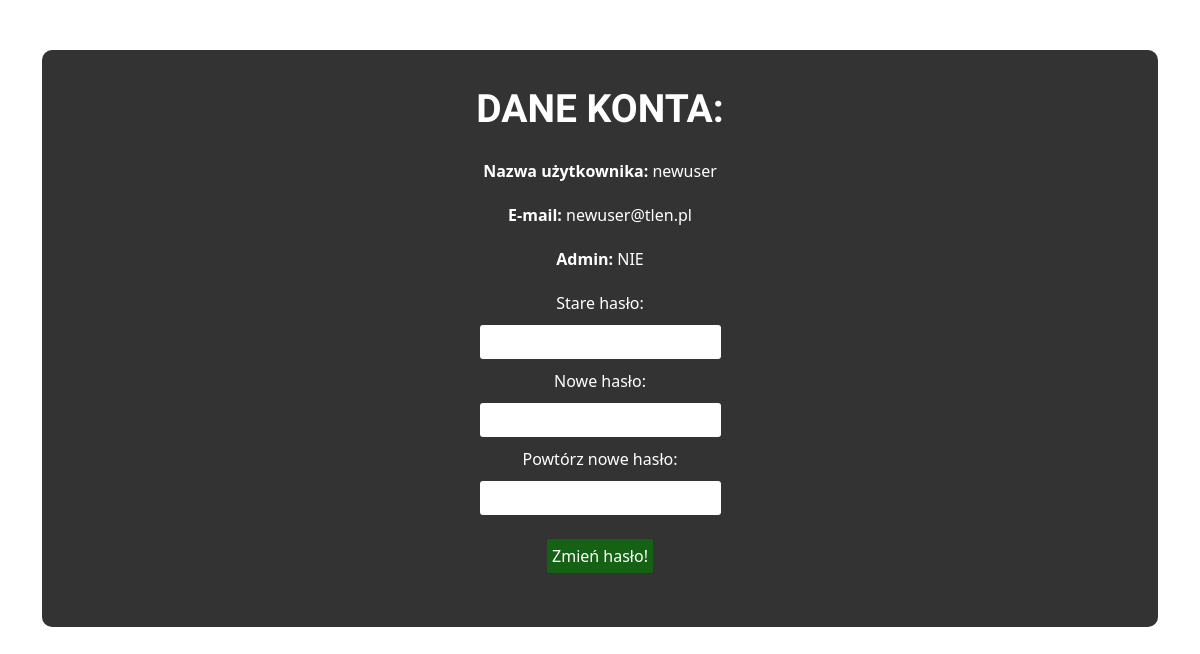
The app's page /profil.php (signed in) with its own data.
### tables this page shows
CREATE TABLE `uzytkownicy` (
  `id` int(3) NOT NULL,
  `uzytkownik` text NOT NULL,
  `haslo` text DEFAULT NULL,
  `email` text NOT NULL,
  `admin` tinyint(1) NOT NULL
);

### profil.php (the view, shortened to what this page needs)
<?php
        $tokengoogle=true;
        if(!isset($_SESSION['logowanie_google'])){
            $tokengoogle=false;
        }
    require_once "polaczenie.php";
	$polaczenie = @new mysqli($host, $db_user, $db_password, $db_name);
	if ($polaczenie->connect_errno!=0)
	{
		echo "Error: ".$polaczenie->connect_errno;
	}
	else{
    if(!$tokengoogle){
    $iduzyt=$_SESSION['id'];
    $wynik=$polaczenie->query("SELECT * FROM uzytkownicy WHERE id='$iduzyt'");
    $wiersz=$wynik->fetch_assoc();
    $nazwa=$wiersz['uzytkownik'];
    $email=$wiersz['email'];
    $admin=$wiersz['admin'];
    if($admin == 0){
      $admin = "NIE";
    } else {
      $admin = "TAK";
    }
}
}
?>
<!DOCTYPE html>
<html lang="pl">
<head>
  <link rel="stylesheet" href="styles/main.css?v=<?php echo time(); ?>">
  <link rel="stylesheet" href="styles/profil.css?v=<?php echo time(); ?>">
  <link href="https://cdn.jsdelivr.net/npm/bootstrap@5.1.1/dist/css/bootstrap.min.css" rel="stylesheet">
</head>
<body>
  <nav>
    <button class="hamburger">
      <span class="hamburger__box">
        <span class="hamburger__inner"></span>
      </span>
    </button>
  </nav>
  <div class="container color-white text-center font-size-small">
    <div class="content">
      <?php
if(!$tokengoogle){
echo '<div class="title"><b>DANE KONTA: </b></div>';
echo '<div class="item"><b>Nazwa użytkownika: </b>'.$nazwa.'</div>';
echo '<div class="item"><b>E-mail: </b>'.$email.'</div>';
echo '<div class="item"><b>Admin: </b>'.$admin.'</div>';
echo '<form method="POST">';
echo '<div class="item">Stare hasło:</div><input type="password" name="haslo"/></br>';
echo '<div class="item">Nowe hasło:</div><input type="password" name="haslo1"/></br>';
echo '<div class="item">Powtórz nowe hasło:</div><input type="password" name="haslo2"/></br></br>';
echo'<button type="submit" class="btn-green">Zmień hasło!</button></br></br>';
echo '</form>';
}
?>
    </div>
  </div>
</body>
</html>

### styles/main.css (style rules this page uses)
html { box-sizing: border-box; }
*, *::before, *::after { box-sizing: inherit; }
body { background-color: #171717; padding: 0; margin: 0; background-image: url("../images/zamosc.jpg"); background-size: cover; background-repeat: no-repeat; background-attachment: fixed; }
.hamburger { padding: 10px; display: inline-block; cursor: pointer; background-color: transparent; border: 0; margin: 0; }
.hamburger, .navigation { transition: transform 0.3s 0.1s ease-in-out; z-index: 999; position: fixed; }
.hamburger__box { width: 35px; height: 24px; display: inline-block; position: relative; }
.hamburger__inner { width: 100%; height: 3px; background-color: #ffffff; position: absolute; left: 0; top: 50%; transform: translateY(-50%); transition: background-color 0.1s 0.2s ease-in-out; }
.hamburger__inner::before, .hamburger__inner::after { width: 100%; height: 3px; background-color: #ffffff; position: absolute; content: ""; left: 0; transition: transform 0.2s 0.2s ease-in-out; }
.hamburger__inner::before { top: -10px; }
.hamburger__inner::after { top: 10px; }
button { border: 0; border-radius: 3px !important; cursor: pointer; outline: 0; padding: 5px; }
input { border: 0; border-radius: 3px; outline: 0; padding: 5px; }
.btn-green { background-color: rgba(0, 128, 0, 0.6); color: #fff; }
.color-white { color: #ffffff; }
.text-center { text-align: center; }

### styles/profil.css (style rules this page uses)
.container { width: 100%; padding: 50px 20px 20px; }
.container .content { display: flex; align-items: center; flex-direction: column; justify-content: center; background-color: rgba(0, 0, 0, 0.8); border-radius: 10px; padding: 30px; }
.container .content .title { font-size: 39px; font-family: "Dela Gothic One", cursive; padding-bottom: 10px; }
.container .content .item { padding: 10px 0; }
@media (min-width: 768px) { .container { padding: 50px 100px 20px; } }

### records on screen
uzytkownicy: uzytkownik "newuser", email "newuser@tlen.pl", admin "NIE"
